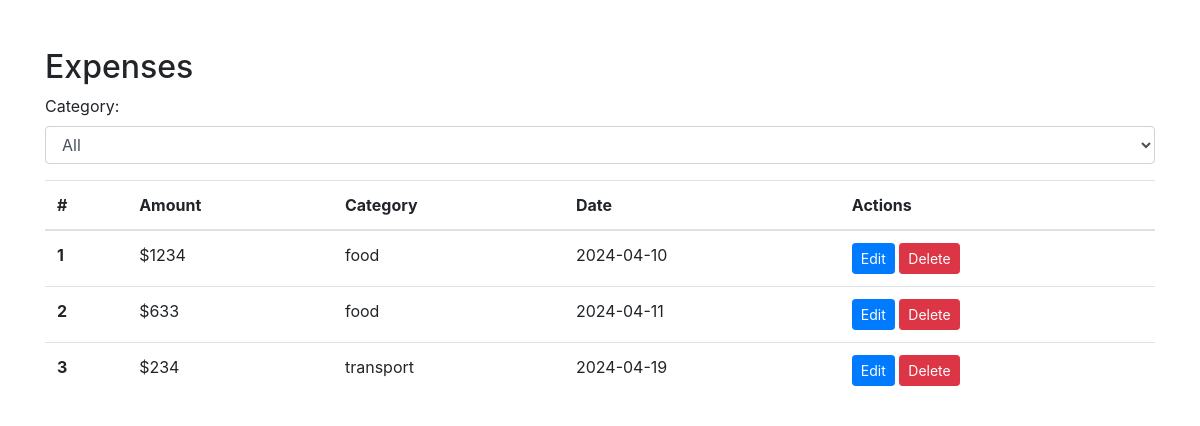
Page /viewexpense (signed in) on the earlier database version.
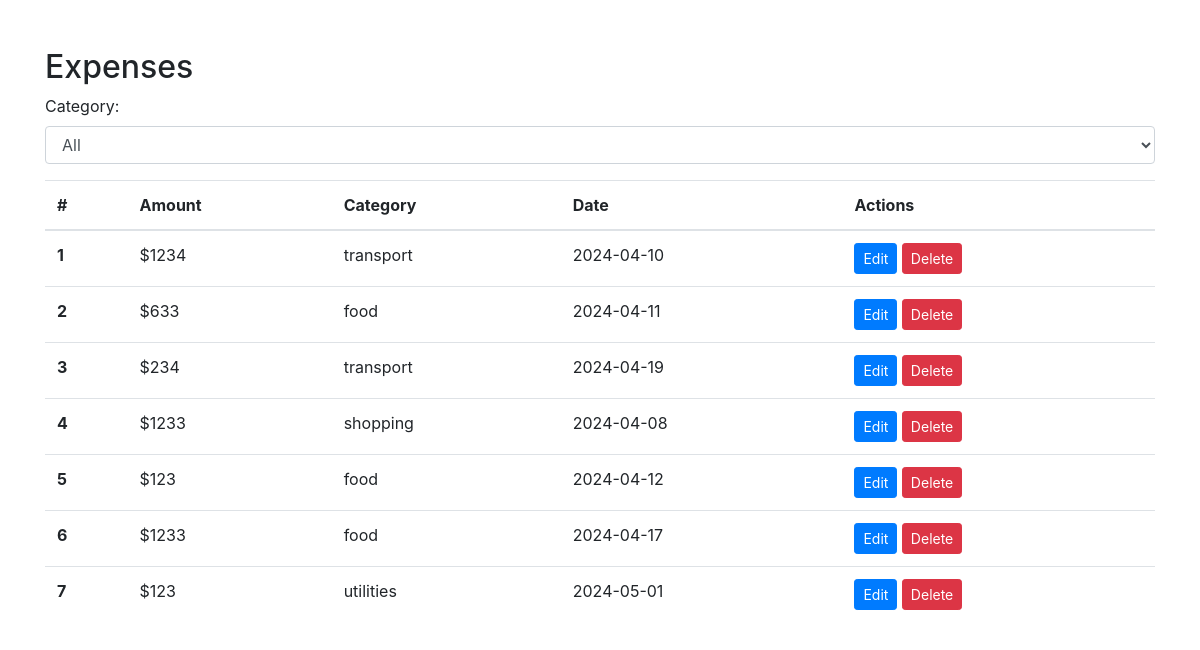
Same page on the later database version.
### tables this page shows
CREATE TABLE expense
                 (id INTEGER PRIMARY KEY AUTOINCREMENT, 
                 userid INTEGER,
                 amount DECIMAL(10, 2) NOT NULL,
                 category VARCHAR(50) NOT NULL,
                 description TEXT,
                 date DATE NOT NULL,
                 created_at TIMESTAMP DEFAULT CURRENT_TIMESTAMP);

### app.py (the view)
@app.route('/viewexpense')
def show_expenses():
    expenses = fetch_actual_expenses()
    conn = sqlite3.connect('expense_tracker.db')
    conn.row_factory = sqlite3.Row
    cur = conn.cursor()
    cur.execute("SELECT DISTINCT category FROM expense")
    categories = [row['category'] for row in cur.fetchall()]
    return render_template('viewexpense.html', expenses=expenses,categories=categories)

### app.py (called while the page is built)
def fetch_actual_expenses():
    conn = sqlite3.connect('expense_tracker.db')
    cur = conn.cursor()
    cur.execute("SELECT  id,amount, category, date FROM expense WHERE userid = ?", (session['userid'],))
    expenses = cur.fetchall()
    conn.close()
    return expenses

### templates/viewexpense.html (shortened to what this page needs)
<!DOCTYPE html>
<html lang="en">
<head>
    <link rel="stylesheet" href="https://stackpath.bootstrapcdn.com/bootstrap/4.5.2/css/bootstrap.min.css">
</head>
<body>
    <div class="container mt-5">
        <h2>Expenses</h2>
        <div class="filter-container mb-3">
            <label for="categoryFilter">Category:</label>
            <select id="categoryFilter" class="form-control">
                <option value="">All</option>
            </select>
        </div>
        <div class="row">
            <div class="col">
                <table class="table">
                    <thead>
                        <tr>
                            <th scope="col">#</th>
                            <th scope="col">Amount</th>
                            <th scope="col">Category</th>
                            <th scope="col">Date</th>
                            <th scope="col">Actions</th>
                        </tr>
                    </thead>
                    <tbody>
                        {% for expense in expenses %}
                    <tr>
                        <th scope="row">{{ loop.index }}</th>
                        <td>${{ expense[1] }}</td>
                        <td>{{ expense[2] }}</td>
                        <td>{{ expense[3] }}</td>
                        <td>
                            <a href="#" class="btn btn-sm btn-primary" onclick="loadPage('/edit/{{ expense[0] }}')">Edit</a>
                            <form action="#" method="post" style="display: inline;" onclick="loadPage('/delete/{{ expense[0] }}')" onsubmit="return confirm('Are you sure you want to delete this expense?');">
                                <input type="submit" value="Delete" class="btn btn-sm btn-danger">
                            </form>
                        </td>
                    </tr>
                          {% endfor %}
                    </tbody>
                </table>
            </div>
        </div>
    </div>
</body>
</html>

Differences in the rows shown:
changed expense (number 1 of 7 on the later page): category "food" → "transport"
added expense: amount "1233", category "shopping", date "2024-04-08"
added expense: amount "123", category "food", date "2024-04-12"
added expense: amount "1233", category "food", date "2024-04-17"
added expense: amount "123", category "utilities", date "2024-05-01"
